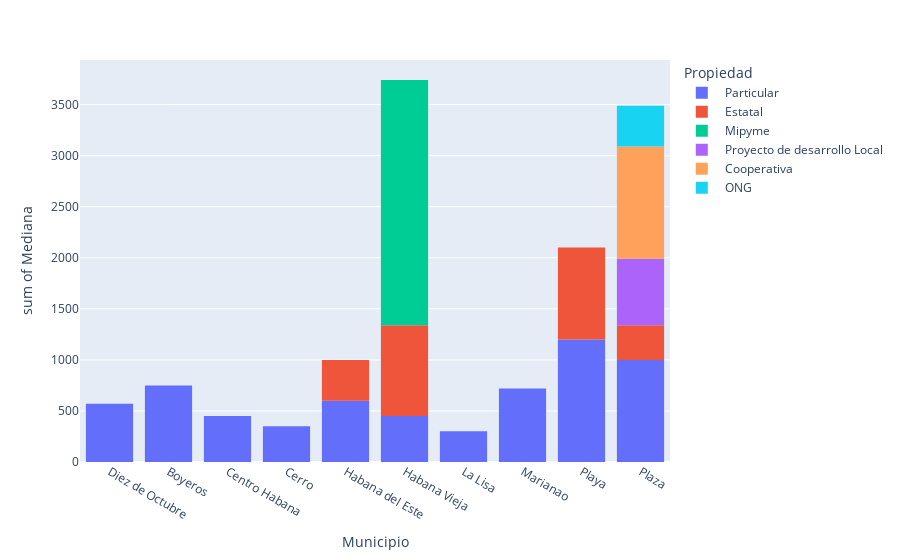

Source (notebook cell):
### Markdown cell above
*Precio promedio del Mojito*

### Code cell
fig = px.histogram(dfM, x = "Municipio", y = "Mediana", color = "Propiedad", )
fig.show()

### Figure 1 — Plotly figure (JSON) as saved in the notebook; plotly's stock layout.template omitted (floating-point values rounded to 4 significant figures)
{"data": [{"alignmentgroup": "True", "bingroup": "x", "histfunc": "sum", "hovertemplate": "Propiedad= Particular<br>Municipio=%{x}<br>sum of Mediana=%{y}<extra></extra>", "legendgroup": " Particular", "marker": {"color": "#636efa", "pattern": {"shape": ""}}, "name": " Particular", "offsetgroup": " Particular", "orientation": "v", "showlegend": true, "type": "histogram", "x": ["Diez de Octubre", "Boyeros", "Centro Habana", "Cerro", "Habana del Este", "Habana Vieja", "La Lisa", "Marianao", "Playa", "Plaza"], "xaxis": "x", "y": [570, 750, 450, 350, 600, 450, 300, 720, 1200, 1000], "yaxis": "y"}, {"alignmentgroup": "True", "bingroup": "x", "histfunc": "sum", "hovertemplate": "Propiedad= Estatal<br>Municipio=%{x}<br>sum of Mediana=%{y}<extra></extra>", "legendgroup": " Estatal", "marker": {"color": "#EF553B", "pattern": {"shape": ""}}, "name": " Estatal", "offsetgroup": " Estatal", "orientation": "v", "showlegend": true, "type": "histogram", "x": ["Habana del Este", "Habana Vieja", "Playa", "Plaza"], "xaxis": "x", "y": [400, 890, 900, 340], "yaxis": "y"}, {"alignmentgroup": "True", "bingroup": "x", "histfunc": "sum", "hovertemplate": "Propiedad= Mipyme<br>Municipio=%{x}<br>sum of Mediana=%{y}<extra></extra>", "legendgroup": " Mipyme", "marker": {"color": "#00cc96", "pattern": {"shape": ""}}, "name": " Mipyme", "offsetgroup": " Mipyme", "orientation": "v", "showlegend": true, "type": "histogram", "x": ["Habana Vieja"], "xaxis": "x", "y": [2400], "yaxis": "y"}, {"alignmentgroup": "True", "bingroup": "x", "histfunc": "sum", "hovertemplate": "Propiedad= Proyecto de desarrollo Local<br>Municipio=%{x}<br>sum of Mediana=%{y}<extra></extra>", "legendgroup": " Proyecto de desarrollo Local", "marker": {"color": "#ab63fa", "pattern": {"shape": ""}}, "name": " Proyecto de desarrollo Local", "offsetgroup": " Proyecto de desarrollo Local", "orientation": "v", "showlegend": true, "type": "histogram", "x": ["Plaza"], "xaxis": "x", "y": [650], "yaxis": "y"}, {"alignmentgroup": "True", "bingroup": "x", "histfunc": "sum", "hovertemplate": "Propiedad= Cooperativa<br>Municipio=%{x}<br>sum of Mediana=%{y}<extra></extra>", "legendgroup": " Cooperativa", "marker": {"color": "#FFA15A", "pattern": {"shape": ""}}, "name": " Cooperativa", "offsetgroup": " Cooperativa", "orientation": "v", "showlegend": true, "type": "histogram", "x": ["Plaza"], "xaxis": "x", "y": [1100], "yaxis": "y"}, {"alignmentgroup": "True", "bingroup": "x", "histfunc": "sum", "hovertemplate": "Propiedad= ONG<br>Municipio=%{x}<br>sum of Mediana=%{y}<extra></extra>", "legendgroup": " ONG", "marker": {"color": "#19d3f3", "pattern": {"shape": ""}}, "name": " ONG", "offsetgroup": " ONG", "orientation": "v", "showlegend": true, "type": "histogram", "x": ["Plaza"], "xaxis": "x", "y": [400], "yaxis": "y"}], "layout": {"barmode": "relative", "legend": {"title": {"text": "Propiedad"}, "tracegroupgap": 0}, "margin": {"t": 60}, "xaxis": {"anchor": "y", "domain": [0, 1], "title": {"text": "Municipio"}}, "yaxis": {"anchor": "x", "domain": [0, 1], "title": {"text": "sum of Mediana"}}}}
